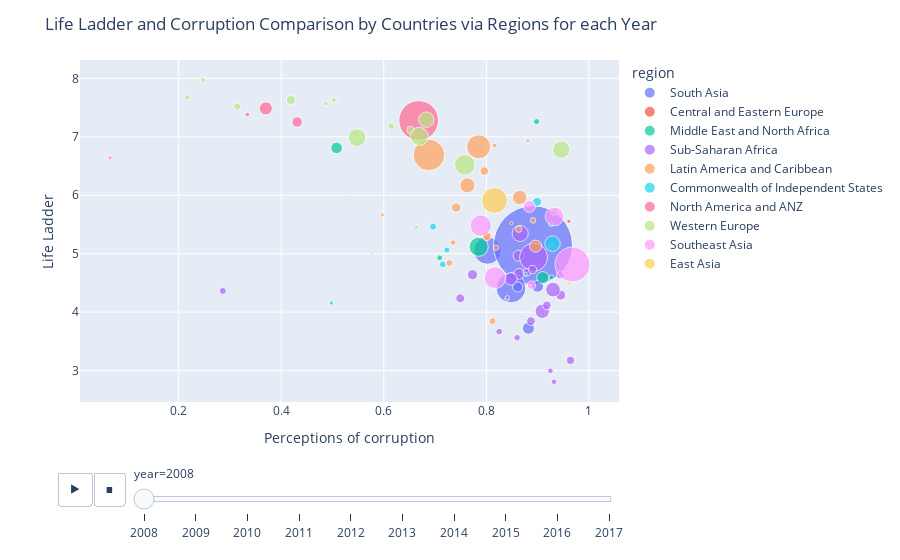

Notebook cell for this chart:
### Markdown cell above
<a id="13"></a>
## Relationship Between Happines and Corruption

### Code cell
fig = px.scatter(pop_df, 
                 x = "Perceptions of corruption",
                 y = "Life Ladder",
                 animation_frame = "year",
                 animation_group = "Country name",
                 size = "population",
                 # template = "plotly_dark",
                 color = "region",
                 hover_name = "Country name",
                 size_max = 60)
fig.update_layout(title="Life Ladder and Corruption Comparison by Countries via Regions for each Year")
fig.show()

### Figure 1 — Plotly figure (JSON) as saved in the notebook; plotly's stock layout.template omitted (floating-point values rounded to 4 significant figures)
{"data": [{"hovertemplate": "<b>%{hovertext}</b><br><br>region=South Asia<br>year=2008<br>Perceptions of corruption=%{x}<br>Life Ladder=%{y}<br>population=%{marker.size}<extra></extra>", "hovertext": ["Afghanistan", "Bangladesh", "India", "Nepal", "Pakistan", "Sri Lanka"], "ids": ["Afghanistan", "Bangladesh", "India", "Nepal", "Pakistan", "Sri Lanka"], "legendgroup": "South Asia", "marker": {"color": "#636efa", "size": [27722276, 144304167, 1200669765, 26666576, 171648986, 19983984], "sizemode": "area", "sizeref": 385100.0, "symbol": "circle"}, "mode": "markers", "name": "South Asia", "orientation": "v", "showlegend": true, "type": "scatter", "x": [0.882, 0.802, 0.891, 0.9, 0.848, 0.861], "xaxis": "x", "y": [3.724, 5.052, 5.146, 4.441, 4.414, 4.431], "yaxis": "y"}, {"hovertemplate": "<b>%{hovertext}</b><br><br>region=Central and Eastern Europe<br>year=2008<br>Perceptions of corruption=%{x}<br>Life Ladder=%{y}<br>population=%{marker.size}<extra></extra>", "hovertext": ["Estonia", "Kosovo", "Latvia", "Lithuania"], "ids": ["Estonia", "Kosovo", "Latvia", "Lithuania"], "legendgroup": "Central and Eastern Europe", "marker": {"color": "#EF553B", "size": [1337090, 1747383, 2177322, 3198231], "sizemode": "area", "sizeref": 385100.0, "symbol": "circle"}, "mode": "markers", "name": "Central and Eastern Europe", "orientation": "v", "showlegend": true, "type": "scatter", "x": [0.663, 0.849, 0.926, 0.961], "xaxis": "x", "y": [5.452, 5.522, 5.145, 5.554], "yaxis": "y"}, {"hovertemplate": "<b>%{hovertext}</b><br><br>region=Middle East and North Africa<br>year=2008<br>Perceptions of corruption=%{x}<br>Life Ladder=%{y}<br>population=%{marker.size}<extra></extra>", "hovertext": ["Iraq", "Israel", "Jordan", "Lebanon", "Saudi Arabia", "Turkey"], "ids": ["Iraq", "Israel", "Jordan", "Lebanon", "Saudi Arabia", "Turkey"], "legendgroup": "Middle East and North Africa", "marker": {"color": "#00cc96", "size": [28385746, 7308800, 6556478, 4764741, 25888541, 70418604], "sizemode": "area", "sizeref": 385100.0, "symbol": "circle"}, "mode": "markers", "name": "Middle East and North Africa", "orientation": "v", "showlegend": true, "type": "scatter", "x": [0.91, 0.898, 0.709, 0.927, 0.508, 0.785], "xaxis": "x", "y": [4.59, 7.261, 4.93, 4.595, 6.811, 5.118], "yaxis": "y"}, {"hovertemplate": "<b>%{hovertext}</b><br><br>region=Sub-Saharan Africa<br>year=2008<br>Perceptions of corruption=%{x}<br>Life Ladder=%{y}<br>population=%{marker.size}<extra></extra>", "hovertext": ["Benin", "Botswana", "Burkina Faso", "Burundi", "Cameroon", "Chad", "Djibouti", "Ghana", "Kenya", "Liberia", "Madagascar", "Mali", "Mauritania", "Mozambique", "Niger", "Nigeria", "Rwanda", "Senegal", "Sierra Leone", "South Africa", "Tanzania", "Togo", "Uganda", "Zambia", "Zimbabwe"], "ids": ["Benin", "Botswana", "Burkina Faso", "Burundi", "Cameroon", "Chad", "Djibouti", "Ghana", "Kenya", "Liberia", "Madagascar", "Mali", "Mauritania", "Mozambique", "Niger", "Nigeria", "Rwanda", "Senegal", "Sierra Leone", "South Africa", "Tanzania", "Togo", "Uganda", "Zambia", "Zimbabwe"], "legendgroup": "Sub-Saharan Africa", "marker": {"color": "#ab63fa", "size": [8696921, 1915639, 14689725, 8126102, 19252666, 11183588, 816358, 23563825, 39791981, 3607860, 19996473, 14113577, 3296238, 22276596, 15250908, 150269623, 9524534, 12004701, 6133603, 49779471, 41853944, 6083420, 30431736, 12848530, 12379549], "sizemode": "area", "sizeref": 385100.0, "symbol": "circle"}, "mode": "markers", "name": "Sub-Saharan Africa", "orientation": "v", "showlegend": true, "type": "scatter", "x": [0.825, 0.806, 0.887, 0.86, 0.945, 0.944, 0.576, 0.863, 0.909, 0.84, 0.773, 0.918, 0.841, 0.864, 0.749, 0.892, 0.286, 0.879, 0.925, 0.866, 0.93, 0.932, 0.848, 0.89, 0.964], "xaxis": "x", "y": [3.667, 5.451, 3.846, 3.563, 4.292, 4.632, 5.009, 4.965, 4.015, 4.221, 4.64, 4.115, 4.248, 4.654, 4.236, 4.939, 4.363, 4.683, 2.997, 5.346, 4.385, 2.808, 4.569, 4.73, 3.174], "yaxis": "y"}, {"hovertemplate": "<b>%{hovertext}</b><br><br>region=Latin America and Caribbean<br>year=2008<br>Perceptions of corruption=%{x}<br>Life Ladder=%{y}<br>population=%{marker.size}<extra></extra>", "hovertext": ["Argentina", "Bolivia", "Brazil", "Chile", "Colombia", "Costa Rica", "Dominican Republic", "Ecuador", "El Salvador", "Guatemala", "Haiti", "Honduras", "Mexico", "Nicaragua", "Panama", "Paraguay", "Peru", "Trinidad and Tobago", "Uruguay"], "ids": ["Argentina", "Bolivia", "Brazil", "Chile", "Colombia", "Costa Rica", "Dominican Republic", "Ecuador", "El Salvador", "Guatemala", "Haiti", "Honduras", "Mexico", "Nicaragua", "Panama", "Paraguay", "Peru", "Trinidad and Tobago", "Uruguay"], "legendgroup": "Latin America and Caribbean", "marker": {"color": "#FFA15A", "size": [40080160, 9721454, 192030362, 16708258, 44254975, 4463125, 9458075, 14535739, 6131764, 14006428, 9646580, 7980955, 110815271, 5667432, 3516204, 6081296, 28562317, 1314443, 3340221], "sizemode": "area", "sizeref": 385100.0, "symbol": "circle"}, "mode": "markers", "name": "Latin America and Caribbean", "orientation": "v", "showlegend": true, "type": "scatter", "x": [0.865, 0.801, 0.688, 0.741, 0.763, 0.816, 0.728, 0.801, 0.735, 0.796, 0.812, 0.863, 0.785, 0.819, 0.881, 0.891, 0.896, 0.959, 0.597], "xaxis": "x", "y": [5.961, 5.298, 6.691, 5.789, 6.168, 6.851, 4.842, 5.297, 5.191, 6.414, 3.846, 5.42, 6.829, 5.104, 6.931, 5.57, 5.129, 6.696, 5.664], "yaxis": "y"}, {"hovertemplate": "<b>%{hovertext}</b><br><br>region=Commonwealth of Independent States<br>year=2008<br>Perceptions of corruption=%{x}<br>Life Ladder=%{y}<br>population=%{marker.size}<extra></extra>", "hovertext": ["Armenia", "Azerbaijan", "Belarus", "Georgia", "Kazakhstan", "Moldova", "Tajikistan", "Ukraine", "Uzbekistan"], "ids": ["Armenia", "Azerbaijan", "Belarus", "Georgia", "Kazakhstan", "Moldova", "Tajikistan", "Ukraine", "Uzbekistan"], "legendgroup": "Commonwealth of Independent States", "marker": {"color": "#19d3f3", "size": [2907618, 8763400, 9527985, 3848449, 15674000, 3570108, 7209930, 46258200, 27302800], "sizemode": "area", "sizeref": 385100.0, "symbol": "circle"}, "mode": "markers", "name": "Commonwealth of Independent States", "orientation": "v", "showlegend": true, "type": "scatter", "x": [0.876, 0.715, 0.696, 0.498, 0.899, 0.926, 0.723, 0.929, null], "xaxis": "x", "y": [4.652, 4.817, 5.463, 4.156, 5.886, 5.503, 5.064, 5.172, 5.311], "yaxis": "y"}, {"hovertemplate": "<b>%{hovertext}</b><br><br>region=North America and ANZ<br>year=2008<br>Perceptions of corruption=%{x}<br>Life Ladder=%{y}<br>population=%{marker.size}<extra></extra>", "hovertext": ["Australia", "Canada", "New Zealand", "United States"], "ids": ["Australia", "Canada", "New Zealand", "United States"], "legendgroup": "North America and ANZ", "marker": {"color": "#FF6692", "size": [21249200, 33247118, 4259800, 304093966], "sizemode": "area", "sizeref": 385100.0, "symbol": "circle"}, "mode": "markers", "name": "North America and ANZ", "orientation": "v", "showlegend": true, "type": "scatter", "x": [0.431, 0.37, 0.334, 0.668], "xaxis": "x", "y": [7.254, 7.486, 7.381, 7.28], "yaxis": "y"}, {"hovertemplate": "<b>%{hovertext}</b><br><br>region=Western Europe<br>year=2008<br>Perceptions of corruption=%{x}<br>Life Ladder=%{y}<br>population=%{marker.size}<extra></extra>", "hovertext": ["Austria", "Belgium", "Denmark", "Finland", "France", "Germany", "Iceland", "Ireland", "Italy", "Netherlands", "Norway", "Portugal", "Spain", "Sweden", "United Kingdom"], "ids": ["Austria", "Belgium", "Denmark", "Finland", "France", "Germany", "Iceland", "Ireland", "Italy", "Netherlands", "Norway", "Portugal", "Spain", "Sweden", "United Kingdom"], "legendgroup": "Western Europe", "marker": {"color": "#B6E880", "size": [8321496, 10709973, 5493621, 5313399, 64374984, 82110097, 317414, 4489544, 58826731, 16445593, 4768212, 10558177, 45954106, 9219637, 61806995], "sizemode": "area", "sizeref": 385100.0, "symbol": "circle"}, "mode": "markers", "name": "Western Europe", "orientation": "v", "showlegend": true, "type": "scatter", "x": [0.614, 0.652, 0.248, 0.217, 0.669, 0.758, 0.708, 0.487, 0.946, 0.419, 0.503, 0.933, 0.683, 0.314, 0.548], "xaxis": "x", "y": [7.181, 7.117, 7.971, 7.671, 7.008, 6.522, 6.888, 7.568, 6.78, 7.631, 7.632, 5.717, 7.294, 7.516, 6.986], "yaxis": "y"}, {"hovertemplate": "<b>%{hovertext}</b><br><br>region=Southeast Asia<br>year=2008<br>Perceptions of corruption=%{x}<br>Life Ladder=%{y}<br>population=%{marker.size}<extra></extra>", "hovertext": ["Cambodia", "Indonesia", "Malaysia", "Philippines", "Singapore", "Thailand", "Vietnam"], "ids": ["Cambodia", "Indonesia", "Malaysia", "Philippines", "Singapore", "Thailand", "Vietnam"], "legendgroup": "Southeast Asia", "marker": {"color": "#FF97FF", "size": [13883834, 235469762, 27236006, 90901965, 4839396, 66530984, 86243413], "sizemode": "area", "sizeref": 385100.0, "symbol": "circle"}, "mode": "markers", "name": "Southeast Asia", "orientation": "v", "showlegend": true, "type": "scatter", "x": [0.888, 0.968, 0.884, 0.817, 0.066, 0.933, 0.789], "xaxis": "x", "y": [4.462, 4.815, 5.807, 4.589, 6.642, 5.636, 5.48], "yaxis": "y"}, {"hovertemplate": "<b>%{hovertext}</b><br><br>region=East Asia<br>year=2008<br>Perceptions of corruption=%{x}<br>Life Ladder=%{y}<br>population=%{marker.size}<extra></extra>", "hovertext": ["China", "Japan", "Mongolia"], "ids": ["China", "Japan", "Mongolia"], "legendgroup": "East Asia", "marker": {"color": "#FECB52", "size": [1324655000, 128063000, 2631898], "sizemode": "area", "sizeref": 385100.0, "symbol": "circle"}, "mode": "markers", "name": "East Asia", "orientation": "v", "showlegend": true, "type": "scatter", "x": [null, 0.816, 0.962], "xaxis": "x", "y": [4.846, 5.911, 4.493], "yaxis": "y"}], "layout": {"legend": {"itemsizing": "constant", "title": {"text": "region"}, "tracegroupgap": 0}, "margin": {"t": 60}, "sliders": [{"active": 0, "currentvalue": {"prefix": "year="}, "len": 0.9, "pad": {"b": 10, "t": 60}, "steps": [{"args": [["2008"], {"frame": {"duration": 0, "redraw": false}, "fromcurrent": true, "mode": "immediate", "transition": {"duration": 0, "easing": "linear"}}], "label": "2008", "method": "animate"}, {"args": [["2009"], {"frame": {"duration": 0, "redraw": false}, "fromcurrent": true, "mode": "immediate", "transition": {"duration": 0, "easing": "linear"}}], "label": "2009", "method": "animate"}, {"args": [["2010"], {"frame": {"duration": 0, "redraw": false}, "fromcurrent": true, "mode": "immediate", "transition": {"duration": 0, "easing": "linear"}}], "label": "2010", "method": "animate"}, {"args": [["2011"], {"frame": {"duration": 0, "redraw": false}, "fromcurrent": true, "mode": "immediate", "transition": {"duration": 0, "easing": "linear"}}], "label": "2011", "method": "animate"}, {"args": [["2012"], {"frame": {"duration": 0, "redraw": false}, "fromcurrent": true, "mode": "immediate", "transition": {"duration": 0, "easing": "linear"}}], "label": "2012", "method": "animate"}, {"args": [["2013"], {"frame": {"duration": 0, "redraw": false}, "fromcurrent": true, "mode": "immediate", "transition": {"duration": 0, "easing": "linear"}}], "label": "2013", "method": "animate"}, {"args": [["2014"], {"frame": {"duration": 0, "redraw": false}, "fromcurrent": true, "mode": "immediate", "transition": {"duration": 0, "easing": "linear"}}], "label": "2014", "method": "animate"}, {"args": [["2015"], {"frame": {"duration": 0, "redraw": false}, "fromcurrent": true, "mode": "immediate", "transition": {"duration": 0, "easing": "linear"}}], "label": "2015", "method": "animate"}, {"args": [["2016"], {"frame": {"duration": 0, "redraw": false}, "fromcurrent": true, "mode": "immediate", "transition": {"duration": 0, "easing": "linear"}}], "label": "2016", "method": "animate"}, {"args": [["2017"], {"frame": {"duration": 0, "redraw": false}, "fromcurrent": true, "mode": "immediate", "transition": {"duration": 0, "easing": "linear"}}], "label": "2017", "method": "animate"}], "x": 0.1, "xanchor": "left", "y": 0, "yanchor": "top"}], "title": {"text": "Life Ladder and Corruption Comparison by Countries via Regions for each Year"}, "updatemenus": [{"buttons": [{"args": [null, {"frame": {"duration": 500, "redraw": false}, "fromcurrent": true, "mode": "immediate", "transition": {"duration": 500, "easing": "linear"}}], "label": "&#9654;", "method": "animate"}, {"args": [[null], {"frame": {"duration": 0, "redraw": false}, "fromcurrent": true, "mode": "immediate", "transition": {"duration": 0, "easing": "linear"}}], "label": "&#9724;", "method": "animate"}], "direction": "left", "pad": {"r": 10, "t": 70}, "showactive": false, "type": "buttons", "x": 0.1, "xanchor": "right", "y": 0, "yanchor": "top"}], "xaxis": {"anchor": "y", "domain": [0, 1], "title": {"text": "Perceptions of corruption"}}, "yaxis": {"anchor": "x", "domain": [0, 1], "title": {"text": "Life Ladder"}}}}
